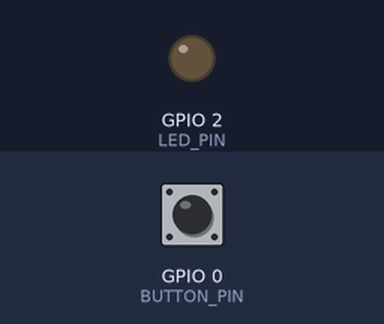
Recording of a sketch running on a simulated ESP32. Parts: output pins drawn as LEDs (lit = HIGH). Dashed ring = blinking. Inputs (shaded band) come from the test bench; at power-on: GPIO 0 (BUTTON_PIN) HIGH. WiFi joins after 1.5 s; servers stay silent unless stated; EEPROM starts erased; no MQTT or app messages arrive unless stated; what the sketch prints to the serial monitor is not drawn.

Above: at 1.2 s.
1.3 s: GPIO 0 (BUTTON_PIN) pulled LOW for 0.15 s
At 1.68 s:
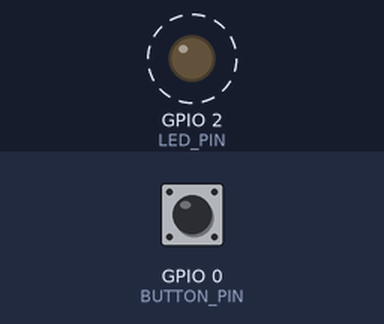
Timing chart, 0 to 10.3 s (numbered marks = the images above; inputs shaded):
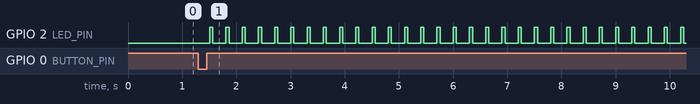

The sketch:

UAS-ESP32.ino
```cpp
#include <WiFi.h>
#include <WebServer.h>
#include <Preferences.h>
#include <ESPmDNS.h>
#include <PubSubClient.h>

#define LED_PIN 2
#define BUTTON_PIN 0

/* ===== MQTT ===== */
const char* mqtt_server = "broker.hivemq.com";
const char* mqtt_topic  = "esp32/dashboard";

/* ===== GLOBAL ===== */
WebServer server(80);
Preferences prefs;
WiFiClient espClient;
PubSubClient mqtt(espClient);

String ssid;
String password;

bool ledState = false;
int brightness = 0;
bool apMode = false;

/* ===== INTERRUPT ===== */
volatile bool buttonFlag = false;
void IRAM_ATTR handleButton(){
  buttonFlag = true;
}

/* ===== SOFTWARE PWM ===== */
unsigned long pwmTimer = 0;
void softPWM() {
  if (millis() - pwmTimer >= 1) {
    pwmTimer = millis();

    static int counter = 0;
    counter++;
    if(counter >= 255) counter = 0;

    digitalWrite(LED_PIN, counter < brightness ? HIGH : LOW);
  }
}

/* ===== WEB PAGE ===== */
const char webpage[] PROGMEM = R"rawliteral(
<!DOCTYPE html>
<html>
<head>
<title>ESP32 IoT Control Dashboard</title>
<meta name="viewport" content="width=device-width, initial-scale=1">
<style>
* {
  margin: 0;
  padding: 0;
  box-sizing: border-box;
}

body {
  font-family: 'Segoe UI', Tahoma, Geneva, Verdana, sans-serif;
  background: linear-gradient(135deg, #0f172a 0%, #1e293b 100%);
  min-height: 100vh;
  color: #fff;
  padding: 0;
  margin: 0;
}

.header {
  background: linear-gradient(135deg, #020617 0%, #0f172a 100%);
  padding: 30px 20px;
  text-align: center;
  font-size: 24px;
  font-weight: 700;
  letter-spacing: 1.5px;
  box-shadow: 0 4px 20px rgba(0, 0, 0, 0.5);
  border-bottom: 2px solid rgba(56, 189, 248, 0.3);
}

.container {
  max-width: 420px;
  margin: 40px auto;
  padding: 20px;
}

.card {
  background: linear-gradient(145deg, #1e293b 0%, #1a2332 100%);
  border-radius: 16px;
  padding: 25px;
  margin-bottom: 24px;
  box-shadow: 0 8px 32px rgba(0, 0, 0, 0.6),
              inset 0 1px 0 rgba(255, 255, 255, 0.05);
  border: 1px solid rgba(56, 189, 248, 0.1);
  transition: transform 0.3s ease, box-shadow 0.3s ease;
}

.card:hover {
  transform: translateY(-2px);
  box-shadow: 0 12px 40px rgba(0, 0, 0, 0.7),
              inset 0 1px 0 rgba(255, 255, 255, 0.05);
}

.label {
  font-size: 13px;
  opacity: 0.7;
  text-transform: uppercase;
  letter-spacing: 1px;
  font-weight: 600;
  color: #94a3b8;
}

.value {
  font-size: 32px;
  font-weight: 700;
  margin-top: 10px;
  background: linear-gradient(135deg, #38bdf8 0%, #0ea5e9 100%);
  -webkit-background-clip: text;
  -webkit-text-fill-color: transparent;
  background-clip: text;
}

.slider {
  width: 100%;
  margin-top: 20px;
  height: 6px;
  border-radius: 5px;
  background: linear-gradient(to right,
    #334155 0%,
    #38bdf8 100%);
  outline: none;
  -webkit-appearance: none;
  appearance: none;
  position: relative;
}

.slider::-webkit-slider-thumb {
  -webkit-appearance: none;
  appearance: none;
  width: 22px;
  height: 22px;
  border-radius: 50%;
  background: linear-gradient(135deg, #38bdf8 0%, #0ea5e9 100%);
  cursor: pointer;
  box-shadow: 0 0 0 4px rgba(56, 189, 248, 0.2),
              0 4px 12px rgba(56, 189, 248, 0.4);
  transition: all 0.3s ease;
}

.slider::-webkit-slider-thumb:hover {
  transform: scale(1.2);
  box-shadow: 0 0 0 6px rgba(56, 189, 248, 0.3),
              0 6px 16px rgba(56, 189, 248, 0.6);
}

.slider::-webkit-slider-thumb:active {
  transform: scale(1.1);
}

.slider::-moz-range-thumb {
  width: 22px;
  height: 22px;
  border-radius: 50%;
  background: linear-gradient(135deg, #38bdf8 0%, #0ea5e9 100%);
  cursor: pointer;
  border: none;
  box-shadow: 0 0 0 4px rgba(56, 189, 248, 0.2),
              0 4px 12px rgba(56, 189, 248, 0.4);
  transition: all 0.3s ease;
}

.slider::-moz-range-thumb:hover {
  transform: scale(1.2);
  box-shadow: 0 0 0 6px rgba(56, 189, 248, 0.3),
              0 6px 16px rgba(56, 189, 248, 0.6);
}

.slider::-webkit-slider-runnable-track {
  width: 100%;
  height: 6px;
  border-radius: 5px;
}

.slider::-moz-range-track {
  width: 100%;
  height: 6px;
  border-radius: 5px;
  background: #334155;
}

input {
  width: 100%;
  padding: 14px 16px;
  border-radius: 10px;
  border: 2px solid rgba(56, 189, 248, 0.2);
  margin: 8px 0;
  background: #334155;
  color: white;
  font-size: 14px;
  transition: all 0.3s ease;
  font-family: 'Segoe UI', Tahoma, Geneva, Verdana, sans-serif;
}

input:focus {
  outline: none;
  border-color: #38bdf8;
  background: #3d4c5f;
  box-shadow: 0 0 0 3px rgba(56, 189, 248, 0.1);
}

input::placeholder {
  color: #64748b;
  opacity: 1;
}

button {
  width: 100%;
  padding: 14px;
  border: none;
  border-radius: 10px;
  font-weight: 600;
  margin-top: 12px;
  cursor: pointer;
  font-size: 15px;
  transition: all 0.3s ease;
  font-family: 'Segoe UI', Tahoma, Geneva, Verdana, sans-serif;
  position: relative;
  overflow: hidden;
}

.btn-primary {
  background: linear-gradient(135deg, #38bdf8 0%, #0ea5e9 100%);
  color: #020617;
  box-shadow: 0 4px 15px rgba(56, 189, 248, 0.4);
}

.btn-primary:hover {
  background: linear-gradient(135deg, #0ea5e9 0%, #0284c7 100%);
  transform: translateY(-2px);
  box-shadow: 0 6px 20px rgba(56, 189, 248, 0.5);
}

.btn-primary:active {
  transform: translateY(0);
  box-shadow: 0 2px 10px rgba(56, 189, 248, 0.3);
}

.footer {
  text-align: center;
  font-size: 12px;
  opacity: 0.5;
  margin-top: 30px;
  padding: 20px;
  color: #94a3b8;
  letter-spacing: 0.5px;
}

@media (max-width: 480px) {
  .container {
    padding: 15px;
    margin: 20px auto;
  }

  .header {
    font-size: 20px;
    padding: 24px 15px;
  }

  .card {
    padding: 20px;
  }
}
</style>
</head>
<body>
<div class="header">
ESP32 IoT Control Dashboard
</div>
<div class="container">
<div class="card">
<div class="label">LED Status</div>
<div id="led" class="value">-</div>
<input class="slider" type="range" min="0" max="255"
onchange="setPWM(this.value)">
</div>
<div class="card">
<div class="label">WiFi Configuration</div>
<input id="ssid" placeholder="WiFi SSID">
<input id="password" type="password" placeholder="WiFi Password">
<button class="btn-primary" onclick="saveWiFi()">
Save WiFi Settings
</button>
</div>
<div class="footer">
Nur Anisa 23552011171
</div>
</div>
<script>
function refresh(){
fetch('/status').then(r=>r.json()).then(d=>{
led.innerText=d.led?'ON':'OFF';
});
}
function setPWM(v){
fetch('/pwm?value='+v);
}
function saveWiFi(){
fetch('/wifi',{
method:'POST',
headers:{'Content-Type':'application/json'},
body:JSON.stringify({
ssid:ssid.value,
password:password.value
})
});
alert('WiFi saved. Device reconnecting...');
}
setInterval(refresh,2000);
refresh();
</script>
</body>
</html>
)rawliteral";


/* ===== MQTT TASK ===== */
void mqttTask(void *pv){
  for(;;){
    if(!mqtt.connected()){
      Serial.print("MQTT connecting... ");
      if(mqtt.connect("esp32Client")){
        Serial.println("OK");
      } else {
        Serial.print("FAILED state=");
        Serial.println(mqtt.state());
      }
    }

    mqtt.loop();

    if(mqtt.connected()){
      String msg = String("{\"led\":") + (ledState?"true":"false") +
                   ",\"brightness\":" + brightness + "}";
      mqtt.publish(mqtt_topic, msg.c_str());
      Serial.println("MQTT publish OK");
    }

    vTaskDelay(2000/portTICK_PERIOD_MS);
  }
}

/* ===== WIFI ===== */
void connectWiFi() {
  WiFi.mode(WIFI_STA);
  WiFi.begin(ssid.c_str(), password.c_str());

  unsigned long start = millis();
  while (WiFi.status()!=WL_CONNECTED && millis()-start<15000){
    delay(500);
  }

  if (WiFi.status()==WL_CONNECTED){
    apMode=false;
    Serial.println("WiFi CONNECTED");
    Serial.println(WiFi.localIP());
    MDNS.begin("esp32");
  } else {
    startAPMode();
  }
}

void startAPMode() {
  apMode=true;
  WiFi.mode(WIFI_AP);
  WiFi.softAP("ESP32-Config");
  Serial.println("AP MODE: 192.168.4.1");
}

/* ===== SETUP ===== */
void setup() {
  Serial.begin(115200);

  pinMode(LED_PIN, OUTPUT);
  pinMode(BUTTON_PIN, INPUT_PULLUP);
  attachInterrupt(BUTTON_PIN, handleButton, FALLING);

  prefs.begin("wifi", false);
  ssid = prefs.getString("ssid","");
  password = prefs.getString("password","");

  if (ssid=="") startAPMode();
  else connectWiFi();

  mqtt.setServer(mqtt_server,1883);

  server.on("/", [](){ server.send_P(200,"text/html",webpage); });

  server.on("/pwm", [](){
    brightness = server.arg("value").toInt();
    ledState = brightness > 0;
    server.send(200);
  });

  server.on("/wifi", HTTP_POST, [](){
    String body = server.arg("plain");
    int s = body.indexOf("ssid");
    int p = body.indexOf("password");

    ssid = body.substring(body.indexOf(':',s)+2, body.indexOf('"', body.indexOf(':',s)+2));
    password = body.substring(body.indexOf(':',p)+2, body.lastIndexOf('"'));

    prefs.putString("ssid", ssid);
    prefs.putString("password", password);

    server.send(200);
    WiFi.disconnect(true);
    delay(500);
    connectWiFi();
  });

  server.on("/status", [](){
    String json="{\"led\":"+String(ledState?"true":"false")+"}";
    server.send(200,"application/json",json);
  });

  server.begin();

  xTaskCreatePinnedToCore(mqttTask,"mqtt",4096,NULL,1,NULL,1);

  Serial.println("System ready");
}

/* ===== LOOP ===== */
void loop() {
  server.handleClient();
  softPWM();

  // interrupt button logic
  if(buttonFlag){
    buttonFlag = false;
    brightness += 50;
    if(brightness > 255) brightness = 0;
    ledState = brightness > 0;
  }
}
```

Measured:
- after the input at 1.3 s, GPIO 2 (LED_PIN): alternates HIGH for 0.06 s and LOW for 0.24 s, starting after 0.21 s
